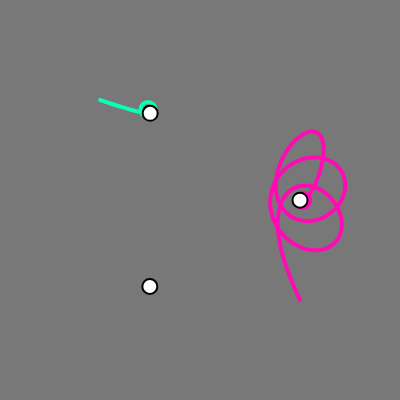
Frame 1 (no input)
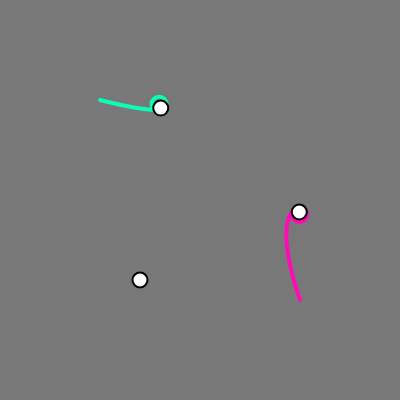
Frame 60 (no input)
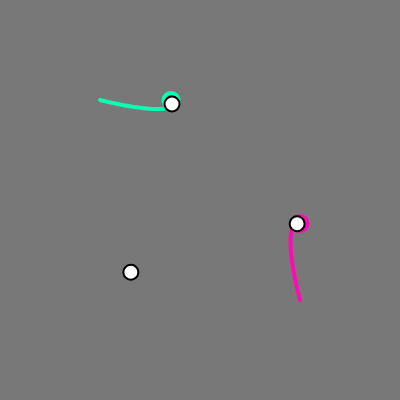
Frame 120 (the mouse pressed at the canvas centre since frame 60)

The p5.js sketch that drew these frames (run headless with seeded random() and noise() and a simulated clock; from frame 60 on, the mouse is pressed at the canvas centre):

// p5.js sketch
// ── sketch.js
const WIDTH = 400
const HEIGHT = 400

let planet1;
let planet2
let planet3
let mPlanet = 10;

let astro1;
let astro2
let mAstro = 10;
let speed;
let acc;
const G = 2;

let angleP = 0

let maxSpeed = 5

let maxIter = 1000;
let poss = [];

let grid = []
let N = 50
let spacing = WIDTH/N

function getPosPlanet(angle){
  return [cos(angle)*100 + WIDTH/2, sin(angle)*100 + WIDTH/2]
}

function setup() {
  createCanvas(WIDTH, HEIGHT);
  let pos = getPosPlanet(angleP)
  planet1 = createVector(pos[0], pos[1]);
  pos = getPosPlanet(angleP + TWO_PI/3)
  planet2 = createVector(pos[0], pos[1]);
  pos = getPosPlanet(angleP + (TWO_PI/3)*2)
  planet3 = createVector(pos[0], pos[1]);

  astro1 = createVector(100, 100);
  astro2 = createVector(300, 300)
  speed = createVector(2, 0);
  acc = createVector(0, 0);
  fill(0);

  
  noFill()
}

function getPoss(astro){
  let poss = []
  let speed = createVector(0,0)
  let acc = createVector(0, 0);
  for (let i = 0; i < maxIter; i++) {
    let f1 = getF(planet1, astro)
    let f2 = getF(planet2, astro)
    let f3 = getF(planet3, astro)
    acc.x = f1.x + f2.x + f3.x
    acc.y = f1.y + f2.y + f3.y
    speed.add(acc);
    speed.limit(maxSpeed);
    astro.add(speed);
      
    poss.push(astro.copy())
  }
  return poss
}

function getF(planet, astro){
  let dir = p5.Vector.sub(planet, astro);
  let distnor = dist(astro.x, astro.y, planet.x, planet.y);

  if (distnor > 0) {
    let F = G * ((mAstro * mPlanet) / (distnor * distnor));
    dir.normalize();
    dir.setMag(F);
    return dir.copy();
  }
  return createVector(0 ,0)
}

function draw() {
  background(120);
  angleP += 0.002

  let pos = getPosPlanet(angleP)
  planet1 = createVector(pos[0], pos[1]);
  pos = getPosPlanet(angleP + TWO_PI/3)
  planet2 = createVector(pos[0], pos[1]);
  pos = getPosPlanet(angleP + (TWO_PI/3)*2)
  planet3 = createVector(pos[0], pos[1]);

  astro1 = createVector(100, 100)
  astro2 = createVector(300, 300)
  
  // let angle = atan2(astro.y - mouseY, astro.x - mouseX)
  // speed = p5.Vector.fromAngle(angle).normalize()
  //speed.setMag(floor(map(dist(mouseX, mouseY, astro.x, astro.y), 0, 100, 1, 3)))
  
  
  let poss1 = getPoss(astro1)
  let poss2 = getPoss(astro2)
  
  
  stroke(10, 255, 180)
  strokeWeight(4)
  noFill()
  beginShape()
  for(let p of poss1) vertex(p.x, p.y)
  endShape()
  ellipse(poss1[poss1.length-1].x, poss1[poss1.length-1].y, 15, 15)

  beginShape()
  stroke(255, 10, 180)
  for(let p of poss2) vertex(p.x, p.y)
  endShape()
  ellipse(poss2[poss2.length-1].x, poss2[poss2.length-1].y, 15, 15)
  
  fill(255)
  stroke(0)
  strokeWeight(2)
  ellipse(planet1.x, planet1.y, 15);
  ellipse(planet2.x, planet2.y, 15);
  ellipse(planet3.x, planet3.y, 15);
}
